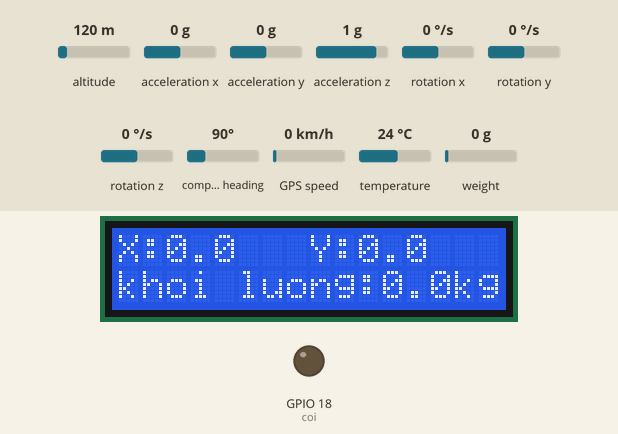
The sketch below on a simulated ESP32. Shown: 16×2 character LCD, output pins drawn as LEDs (lit = HIGH). Dashed ring = blinking. Inputs (shaded band) come from the test bench; at power-on: acceleration x 0 g, weight on the scale 0 g, acceleration y 0 g, acceleration z 1 g, altitude 120 m, rotation x 0 °/s, rotation y 0 °/s, rotation z 0 °/s, compass heading 90°, GPS speed 0 km/h, temperature 24 °C. WiFi joins after 1.5 s; servers stay silent unless stated; the GPS gets a fix after 3 s at 37.7749, -122.4194 with 8 satellites; what the sketch prints to the serial monitor is not drawn.

Above: at 5.6 s.
5.7 s: acceleration x set to -0.3 g
At 7.8 s:
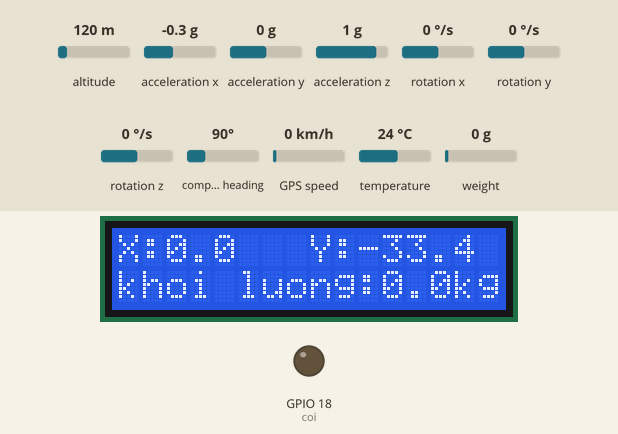
8.5 s: acceleration x set to -0.6 g
At 10.8 s:
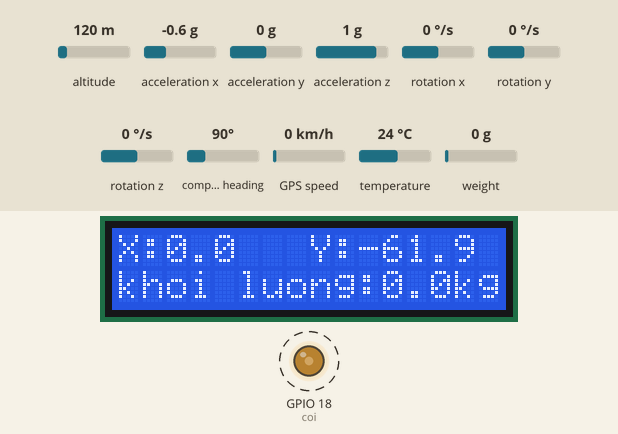
14.6 s: weight on the scale set to 100 g
At 17.0 s:
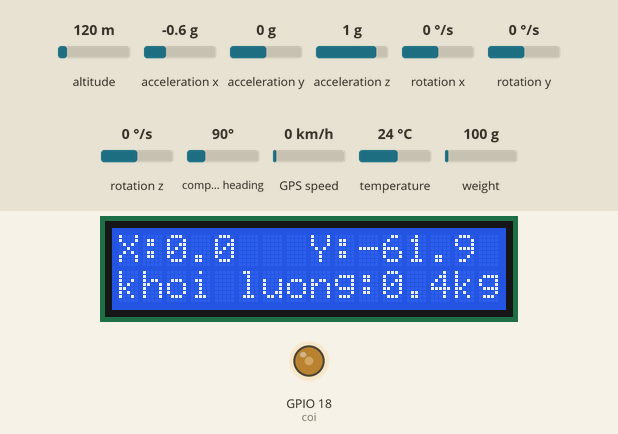
17.5 s: acceleration y set to -1.4 g
At 19.8 s:
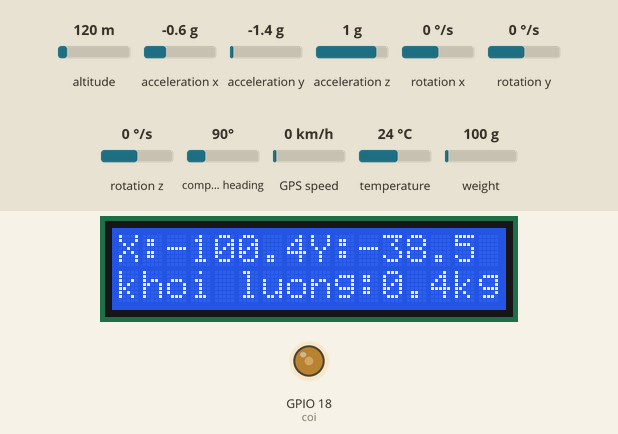
20.5 s: weight on the scale set to 1250 g
At 21.5 s:
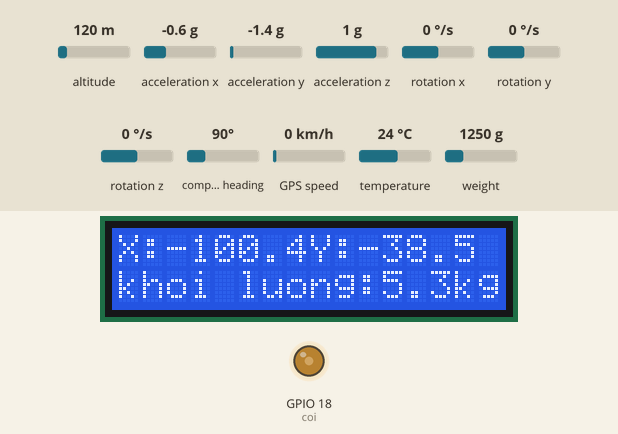
23.5 s: acceleration z set to -1.4 g
At 25.7 s:
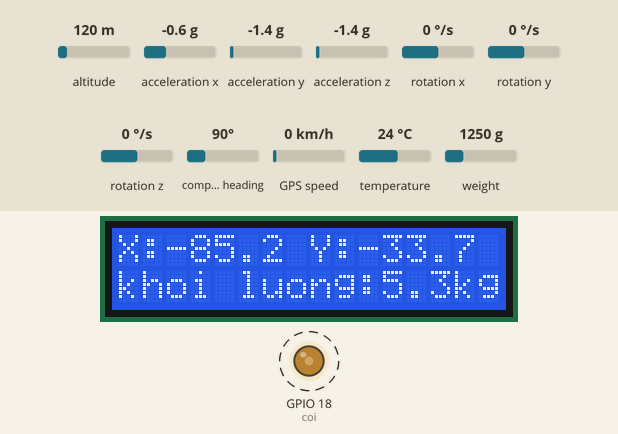
Timing chart, 0 to 27.5 s (numbered marks = the images above; inputs shaded):
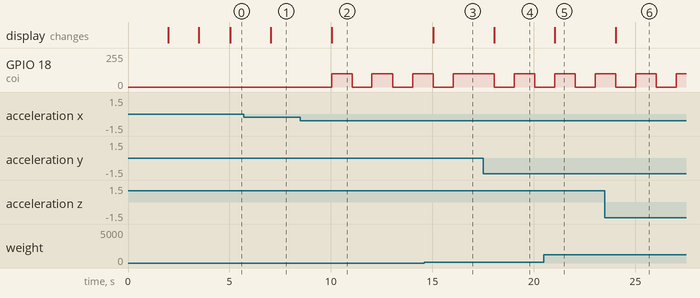

The sketch:

test.ino
```cpp
#include <Adafruit_MPU6050.h>
#include <Adafruit_Sensor.h>
#include <Wire.h>
#include <LiquidCrystal_I2C.h>
#include "HX711.h"
#include <TinyGPS++.h>
#include <HardwareSerial.h>
#include <WiFi.h>
#include <Wire.h>
#include <BlynkSimpleEsp32.h>

float latitude, longitude;
String lat_str, lng_str;

const char *ssid = "Redmi";
const char *pass = "88888888";

char auth[] = "emjVIf_Mn0mFR2uQp7ql2mEKUME5l2Vs";

WidgetLED LED_ON_APP(V4);
int button;

WidgetMap myMap(V0);
WiFiClient client;
TinyGPSPlus gps;
HardwareSerial SerialGPS(1);

#define DOUT_PIN 4
#define SCK_PIN 5
#define coi 18

int lcdAddress = 0x27;
int lcdColumns = 16;
int lcdRows = 2;
LiquidCrystal_I2C lcd(lcdAddress, lcdColumns, lcdRows);

HX711 scale;

Adafruit_MPU6050 mpu;

BlynkTimer timer;

unsigned long giatricu = 0;
boolean coiDangKeu = false;

void coiOn() {
  analogWrite(coi, 100);
  LED_ON_APP.on();
}

void coiOff() {
  analogWrite(coi, 0);
  LED_ON_APP.off();
}

void readGPS() {
  while (SerialGPS.available() > 0) {
    if (gps.encode(SerialGPS.read())) {
      if (gps.location.isValid()) {
        latitude = gps.location.lat();
        lat_str = String(latitude, 6);
        longitude = gps.location.lng();
        lng_str = String(longitude, 6);

        Serial.print("Latitude = ");
        Serial.println(lat_str);
        Serial.print("Longitude = ");
        Serial.println(lng_str);

        Blynk.virtualWrite(V0, 1, latitude, longitude, "Location");
      }
    }
  }
}

void readSensorData() {
  sensors_event_t a, g, temp;
  mpu.getEvent(&a, &g, &temp);

  float Ax = a.acceleration.x / 9.81;
  float Ay = a.acceleration.y / 9.81;
  float Az = a.acceleration.z / 9.81;

  float pitch = atan2(Ax, sqrt(pow(Ay, 2) + pow(Az, 2))) * 360.0 / M_PI;
  float roll = atan2(Ay, sqrt(pow(Ax, 2) + pow(Az, 2))) * 360.0 / M_PI;

  float weight = scale.get_units(5);

  Serial.print("Y: ");
  Serial.print(pitch, 1);
  Serial.print(", X: ");
  Serial.println(roll, 1);

  Serial.print("Weight: ");
  Serial.print(abs(weight / 100000));
  Serial.println(" kg");

  lcd.clear();
  lcd.setCursor(0, 0);
  lcd.print("X:");
  lcd.setCursor(8, 0);
  lcd.print("Y:");
  lcd.setCursor(2, 0);
  lcd.print(roll, 1);
  lcd.setCursor(10, 0);
  lcd.print(pitch, 1);

  lcd.setCursor(0, 1);
  lcd.print("khoi luong:");
  lcd.print(abs(weight / 100000), 1);
  lcd.setCursor(14, 1);
  lcd.print("kg");

  Blynk.virtualWrite(V1, roll);
  Blynk.virtualWrite(V2, pitch);
  Blynk.virtualWrite(V3, abs(weight / 100000));

  if ((abs(roll) >= 45) || (abs(pitch) >= 45) || abs(weight / 100000) >= 3 || button == 1) {
    if (!coiDangKeu) {
      coiOn();
      giatricu = millis();
      coiDangKeu = true;
    } else {
      if (millis() - giatricu >= 1000) {
        coiOff();
        coiDangKeu = false;
      }
    }
  } else {
    coiOff();
  }
}

void setup(void) {
  Serial.begin(115200);
  SerialGPS.begin(9600, SERIAL_8N1, 16, 17);

  Serial.println("Connecting to WiFi...");
  WiFi.begin(ssid, pass);
  while (WiFi.status() != WL_CONNECTED) {
    delay(500);
    Serial.print(".");
  }
  Serial.println("WiFi connected");

  Blynk.begin(auth, ssid, pass, "blynk.tk", 8080);
  Blynk.virtualWrite(V0, "clr");

  while (!Serial)
    delay(10);

  Serial.println("Adafruit MPU6050 test!");

  if (!mpu.begin()) {
    Serial.println("Failed to find MPU6050 chip");
    while (1) {
      delay(10);
    }
  }
  Serial.println("MPU6050 Found!");

  mpu.setAccelerometerRange(MPU6050_RANGE_8_G);
  mpu.setGyroRange(MPU6050_RANGE_500_DEG);
  mpu.setFilterBandwidth(MPU6050_BAND_94_HZ);

  Serial.println("");
  delay(100);

  lcd.init();
  lcd.backlight();
  lcd.setCursor(0, 0);
  lcd.print("X: ");
  lcd.setCursor(8, 0);
  lcd.print("Y: ");

  scale.begin(DOUT_PIN, SCK_PIN);
  Serial.println("Waiting for the HX711 to settle...");
  scale.set_scale();
  delay(500);
  scale.tare();
  Serial.println("Ready!");

  pinMode(coi, OUTPUT);

  lcd.setCursor(3, 1);
  lcd.print("--READY--");

  // Đặt các hàm vào Blynk Timer
  timer.setInterval(1000L, readGPS);
  timer.setInterval(1000L, readSensorData);
}
BLYNK_WRITE(V5) {
  button = param.asInt();
  if (button == 1) {
    analogWrite(coi, 100);
    LED_ON_APP.on();
  } else {
    analogWrite(coi, 0);
    LED_ON_APP.off();
  }
}
void loop() {
  Blynk.run();
  timer.run();
}
```

Measured:
- the behaviour switches between -0.4 and -0.5 g on acceleration x (found by bisection; images 1 and 2)
- after the input at 5.7 s, the display: changes after 1.3 s (image 1)
- after the input at 8.5 s, GPIO 18 (coi): alternates 100/255 for 1.0 s and 0/255 for 0.98 s, starting after 1.5 s; the display: changes after 1.5 s (image 2)
- after the input at 14.6 s, the display: changes after 0.44 s (image 3)
- after the input at 17.5 s, the display: changes after 0.54 s (image 4)
- after the input at 20.5 s, the display: changes after 0.53 s (image 5)
- after the input at 23.5 s, the display: changes after 0.54 s (image 6)
